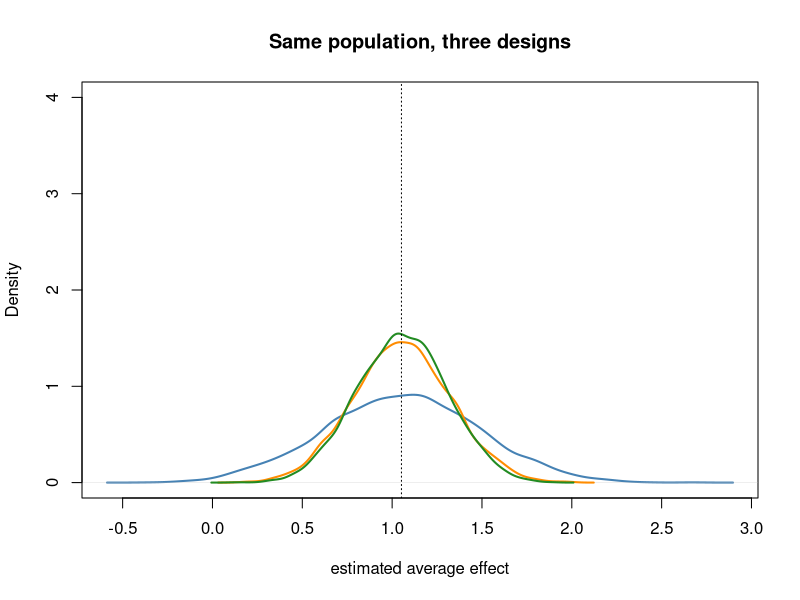

Source code (R):
# Randomization distributions of the estimated average effect under CRE, SRE and PRE.
set.seed(0)
n <- 80; reps <- 5000
x <- sort(rnorm(n))
y0 <- 2 * x + rnorm(n)
y1 <- y0 + 1 + 0.5 * rnorm(n)
estimate <- function(w) mean(y1[w]) - mean(y0[!w])

cre <- function() seq_len(n) %in% sample(n, n / 2)
sre <- function(J = 4) {
  size <- n / J
  unlist(lapply(seq_len(J), function(j) seq_len(size) %in% sample(size, size / 2)))
}
pre <- function() {
  first <- runif(n / 2) < 0.5
  as.vector(rbind(first, !first))       # pairs (1, 2), (3, 4), ...
}

est <- sapply(list(CRE = cre, SRE = sre, PRE = pre),
              function(f) replicate(reps, estimate(f())))
print(apply(est, 2, sd))
plot(density(est[, "CRE"]), lwd = 2, col = "steelblue", ylim = c(0, 4),
     main = "Same population, three designs", xlab = "estimated average effect")
lines(density(est[, "SRE"]), lwd = 2, col = "darkorange")
lines(density(est[, "PRE"]), lwd = 2, col = "forestgreen")
abline(v = mean(y1 - y0), lty = 3)
